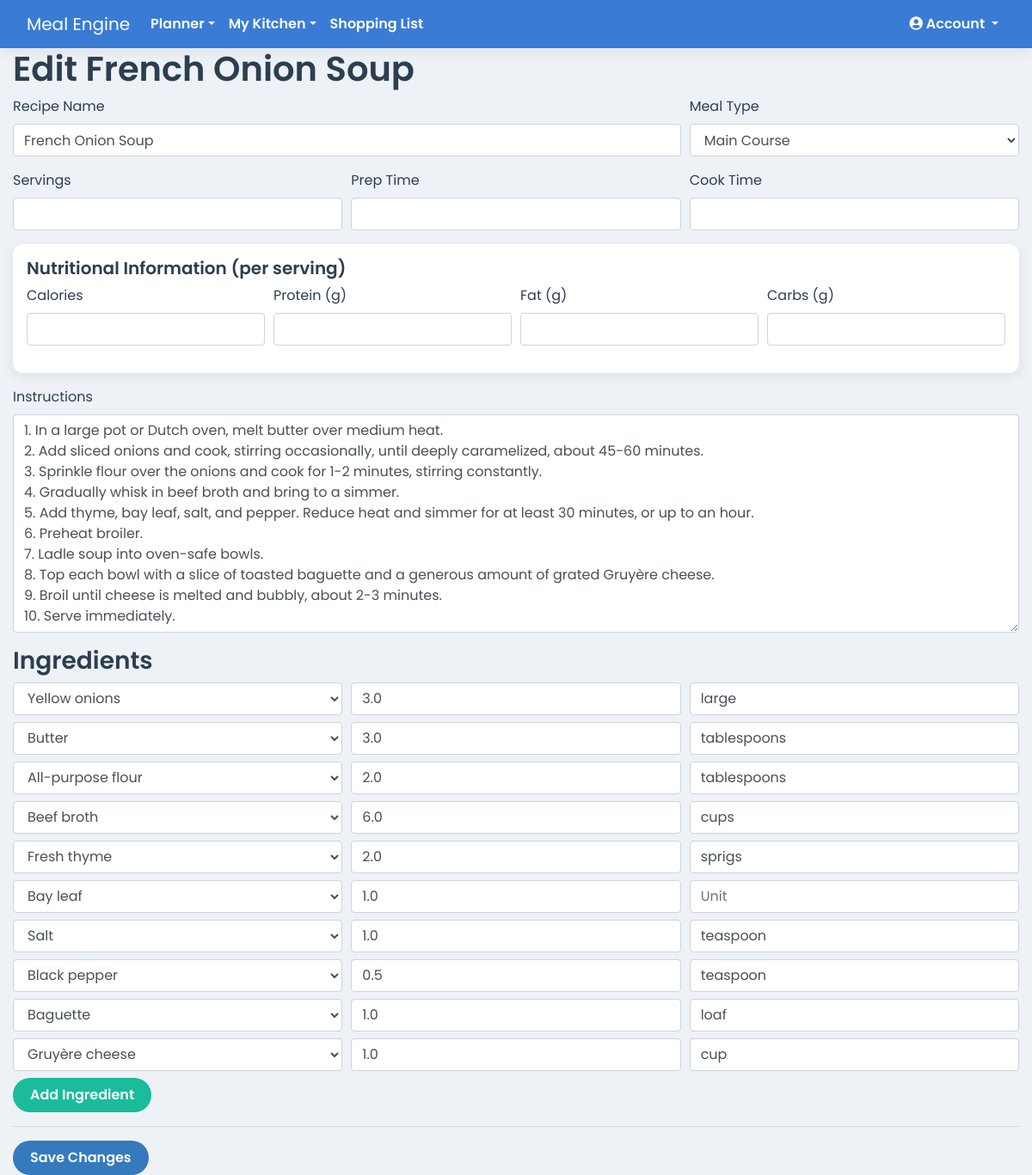
/recipe/1/edit (signed in), run on the app's committed database.
### app.py (models this page shows)
class Recipe(db.Model):
    id = db.Column(db.Integer, primary_key=True)
    user_id = db.Column(db.Integer, db.ForeignKey('user.id'), nullable=False)
    household_id = db.Column(db.Integer, db.ForeignKey('household.id'), nullable=False)
    name = db.Column(db.String(100), nullable=False)
    instructions = db.Column(db.Text, nullable=False)
    servings = db.Column(db.Integer)
    prep_time = db.Column(db.String(50))
    cook_time = db.Column(db.String(50))
    is_favorite = db.Column(db.Boolean, default=False, nullable=False)
    meal_type = db.Column(db.String(50), nullable=False, default='Main Course')
    rating = db.Column(db.Integer, nullable=False, default=0)
    ingredients = db.relationship('RecipeIngredient', backref='recipe', lazy=True, cascade="all, delete-orphan")
    calories = db.Column(db.Float, nullable=True)
    protein = db.Column(db.Float, nullable=True)
    fat = db.Column(db.Float, nullable=True)
    carbs = db.Column(db.Float, nullable=True)

class RecipeIngredient(db.Model):
    id = db.Column(db.Integer, primary_key=True)
    recipe_id = db.Column(db.Integer, db.ForeignKey('recipe.id'), nullable=False)
    ingredient_id = db.Column(db.Integer, db.ForeignKey('ingredient.id'), nullable=False)
    quantity = db.Column(db.Float, nullable=False, default=0)
    unit = db.Column(db.String(50), nullable=True)

class Ingredient(db.Model):
    id = db.Column(db.Integer, primary_key=True)
    name = db.Column(db.String(100), nullable=False, unique=True)
    category = db.Column(db.String(50), nullable=True, default='Pantry')
    recipe_links = db.relationship('RecipeIngredient', backref='ingredient', lazy=True)
    pantry_items = db.relationship('PantryItem', backref='ingredient', lazy=True)

### app.py (the view, shortened to what this page needs)
@app.route('/recipe/<int:recipe_id>/edit', methods=['GET', 'POST'])
@login_required
def edit_recipe(recipe_id):
    recipe = Recipe.query.filter_by(id=recipe_id, household_id=current_user.household_id).first_or_404()
    ingredients = Ingredient.query.order_by(Ingredient.name).all()
    return render_template('edit_recipe.html', recipe=recipe, ingredients=ingredients)

### app.py (called while the page is built)
@app.context_processor
def inject_cache_buster():
    return dict(cache_buster=int(time.time()))

@app.before_request
def before_request():
    g.current_month_name = date.today().strftime('%B')

@login_manager.user_loader
def load_user(user_id):
    return db.session.get(User, int(user_id))

    @property
    def is_premium_or_elite(self):
        return self.subscription_plan in ['premium', 'elite']

### templates/edit_recipe.html (shortened to what this page needs)
{% extends 'base.html' %}
{% block content %}
  <h1>Edit {{ recipe.name }}</h1>
  <form method="post">
    <div class="form-row">
      <div class="form-group col-md-8">
        <label for="name">Recipe Name</label>
        <input type="text" class="form-control" id="name" name="name" value="{{ recipe.name }}" required>
      </div>
      <div class="form-group col-md-4">
        <label for="meal_type">Meal Type</label>
        <select id="meal_type" name="meal_type" class="form-control">
            <option value="Main Course" {% if recipe.meal_type == 'Main Course' %}selected{% endif %}>Main Course</option>
        </select>
      </div>
    </div>
    <div class="form-row">
        <div class="form-group col-md-4">
            <label for="servings">Servings</label>
            <input type="number" class="form-control" id="servings" name="servings" value="{{ recipe.servings or '' }}">
        </div>
        <div class="form-group col-md-4">
            <label for="prep_time">Prep Time</label>
            <input type="text" class="form-control" id="prep_time" name="prep_time" value="{{ recipe.prep_time or '' }}">
        </div>
        <div class="form-group col-md-4">
            <label for="cook_time">Cook Time</label>
            <input type="text" class="form-control" id="cook_time" name="cook_time" value="{{ recipe.cook_time or '' }}">
        </div>
    </div>
    <div class="card p-3 mb-3">
        <h5>Nutritional Information (per serving)</h5>
        <div class="form-row">
            <div class="form-group col-md-3">
                <label for="calories">Calories</label>
                <input type="number" step="0.01" class="form-control" id="calories" name="calories" value="{{ recipe.calories or '' }}">
            </div>
            <div class="form-group col-md-3">
                <label for="protein">Protein (g)</label>
                <input type="number" step="0.01" class="form-control" id="protein" name="protein" value="{{ recipe.protein or '' }}">
            </div>
            <div class="form-group col-md-3">
                <label for="fat">Fat (g)</label>
                <input type="number" step="0.01" class="form-control" id="fat" name="fat" value="{{ recipe.fat or '' }}">
            </div>
            <div class="form-group col-md-3">
                <label for="carbs">Carbs (g)</label>
                <input type="number" step="0.01" class="form-control" id="carbs" name="carbs" value="{{ recipe.carbs or '' }}">
            </div>
        </div>
    </div>
    <div class="form-group">
      <label for="instructions">Instructions</label>
      <textarea class="form-control" id="instructions" name="instructions" rows="10" required>{{ recipe.instructions }}</textarea>
    </div>
    <h3>Ingredients</h3>
    <div id="ingredient-list">
      {% for item in recipe.ingredients %}
      <div class="form-row ingredient-row mb-2">
        <div class="col">
          <select name="ingredient[]" class="form-control">
            {% for ingredient in ingredients %}
            <option value="{{ ingredient.id }}" {% if item.ingredient_id == ingredient.id %}selected{% endif %}>{{ ingredient.name }}</option>
            {% endfor %}
          </select>
        </div>
        <div class="col">
          <input type="number" step="0.01" name="quantity[]" class="form-control" placeholder="Quantity" value="{{ item.quantity }}" required>
        </div>
        <div class="col">
          <input type="text" name="unit[]" class="form-control" placeholder="Unit" value="{{ item.unit or '' }}">
        </div>
      </div>
      {% endfor %}
    </div>
    <button type="button" class="btn btn-info" id="add-ingredient-btn">Add Ingredient</button>
    <hr>
    <button type="submit" class="btn btn-primary">Save Changes</button>
  </form>
{% endblock %}

### static/css/style.css (style rules this page uses)
:root { --primary-blue: #3a7bd5; --secondary-blue: #357abd; --light-bg: #eef2f7; --card-bg: #ffffff; --text-dark: #2c3e50; --text-light: #5a6a7a; --danger-red: #e74c3c; --success-green: #2ecc71; --info-cyan: #1abc9c; --snack-teal: #20c997; --shadow: 0 4px 15px rgba(0, 0, 0, 0.08); }
body { font-family: 'Poppins', sans-serif; font-weight: 400; background-color: var(--light-bg); color: var(--text-dark); }
.btn { border-radius: 20px; padding: 8px 20px; border: none; font-weight: 600; transition: all 0.3s ease; }
.btn-primary { background-color: var(--secondary-blue); color: white; }
.btn-info { background-color: var(--info-cyan); }
h1, h2, h3, h4, h5 { color: var(--text-dark); font-weight: 600; }
.card, .jumbotron { background-color: var(--card-bg); border: none; border-radius: 12px; box-shadow: var(--shadow); }
.card { transition: transform 0.2s ease-in-out, box-shadow 0.2s ease-in-out; }

### data on the page
Recipe: name "French Onion Soup", meal_type "Main Course", instructions "1. In a large pot or Dutch oven, melt butter over medium heat. 2. Add sliced onions and cook, stirring occasionally, until deeply caramelized, about 45-60 minutes. 3. Sprinkle flour over the onions and cook for 1-2 minutes, stirring constantly. 4. Gradually whisk in beef broth and bring to a simmer. 5. Add thyme, bay leaf, salt, and pepper. Reduce heat and simmer for at least 30 minutes, or up to an hour. 6. Preheat broiler. 7. Ladle soup into oven-safe bowls. 8. Top each bowl with a slice of toasted baguette and a generous amount of grated Gruyère cheese. 9. Broil until cheese is melted and bubbly, about 2-3 minutes. 10. Serve immediately."
RecipeIngredient: ingredient.name "Yellow onions", quantity "3.0", unit "large"
RecipeIngredient: ingredient.name "Butter", quantity "3.0", unit "tablespoons"
RecipeIngredient: ingredient.name "All-purpose flour", quantity "2.0", unit "tablespoons"
RecipeIngredient: ingredient.name "Beef broth", quantity "6.0", unit "cups"
RecipeIngredient: ingredient.name "Fresh thyme", quantity "2.0", unit "sprigs"
RecipeIngredient: ingredient.name "Bay leaf", quantity "1.0"
RecipeIngredient: ingredient.name "Salt", quantity "1.0", unit "teaspoon"
RecipeIngredient: ingredient.name "Black pepper", quantity "0.5", unit "teaspoon"
RecipeIngredient: ingredient.name "Baguette", quantity "1.0", unit "loaf"
RecipeIngredient: ingredient.name "Gruyère cheese", quantity "1.0", unit "cup"
